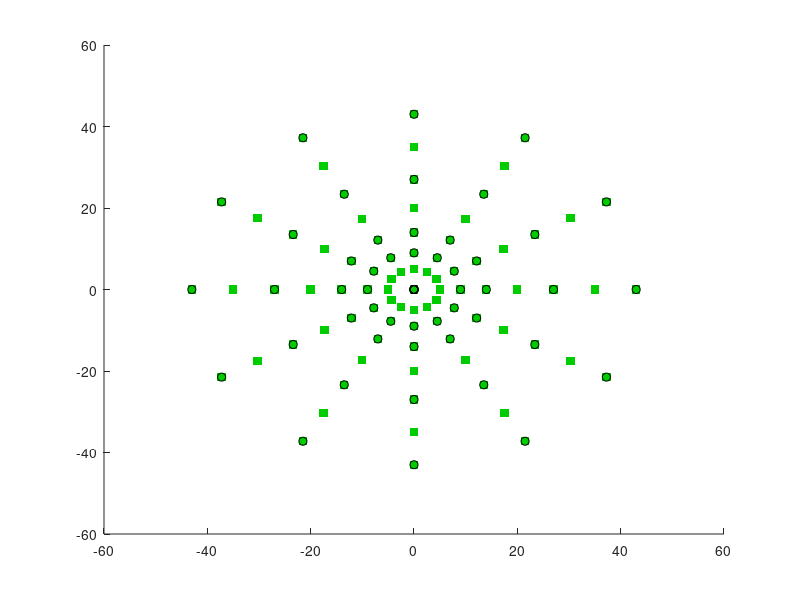
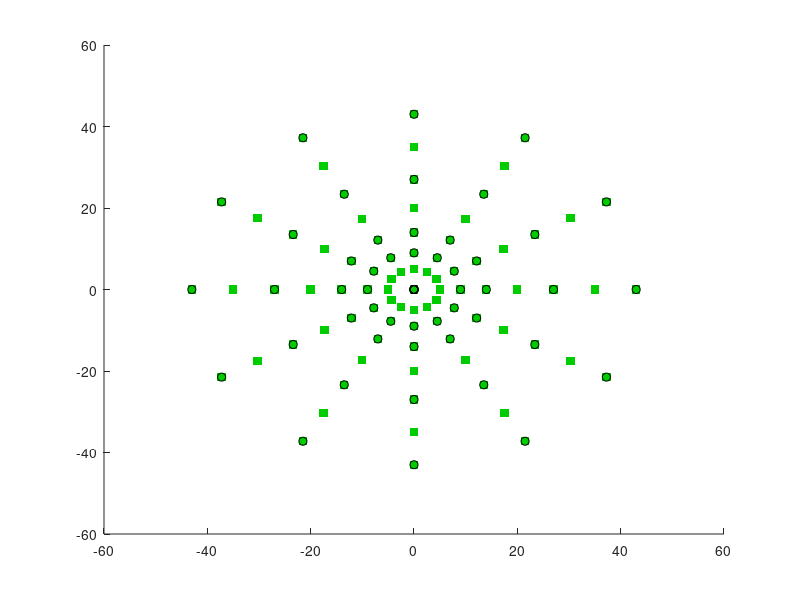
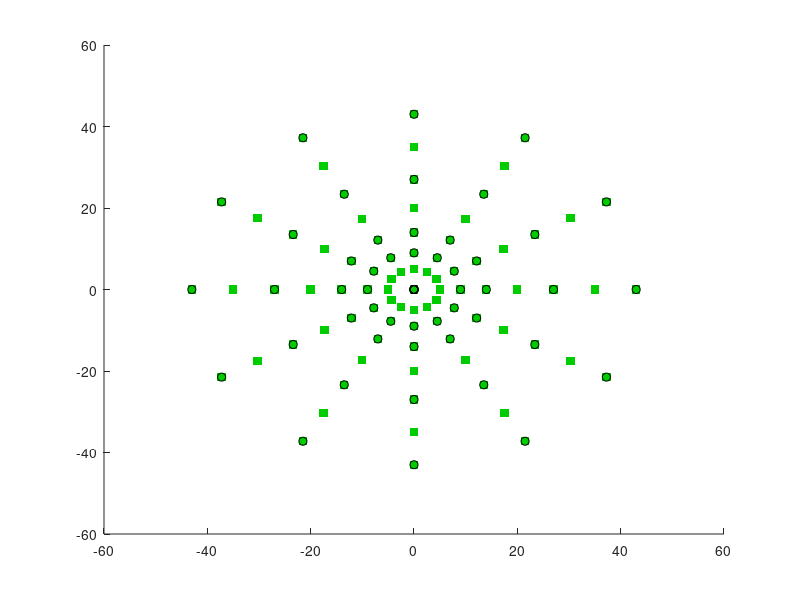
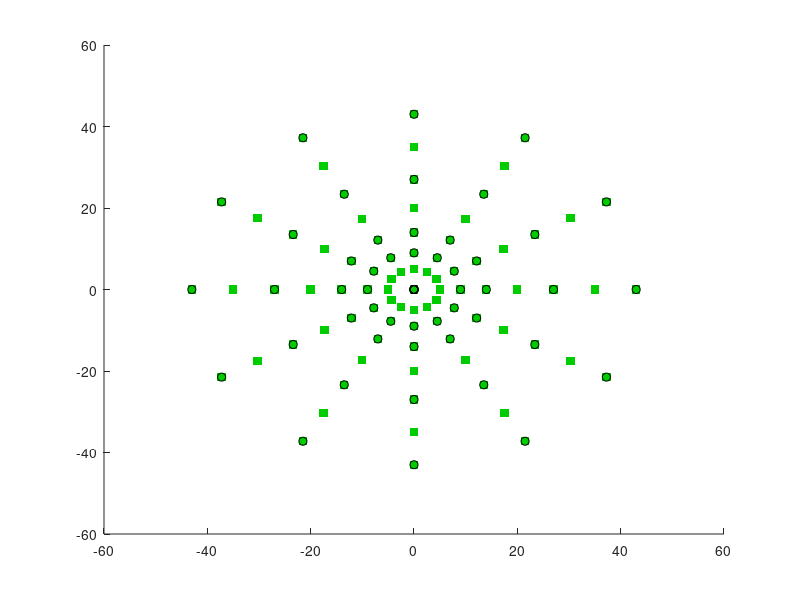

The MATLAB script that drew these images, in order: (Note: this script raises an error after producing the figures.)
%%
FLAGplot = true;
% Sky led locations
LEDSKY_RING=[0,5,9,14,20,27,35,43];
LEDSKY_SPOKE=[60 30 0 330 300 : -30 : 90];
% resize
ALL_Rings = repmat(LEDSKY_RING,numel(LEDSKY_SPOKE),1);
ALL_Spkes = repmat(LEDSKY_SPOKE',1,numel(LEDSKY_RING));
%%
% target position
Rs = [0,9,14,27,43];
Ss = [90 60 30 0 330 300 : -30 : 120];
Rings = repmat(Rs',1,numel(Ss));
Spkes = repmat(Ss,numel(Rs),1);
Rings = Rings(:);
Spkes = Spkes(:);

%% plot
if FLAGplot
    figure; hold on
    h=polar(deg2rad(ALL_Spkes),ALL_Rings,'sb');
    set(h,'markeredgecolor','none','markerfacecolor',[0 1 0].*.8)
    polar(deg2rad(Spkes),Rings,'ok')
    for I = 1:size(Rings,1)
        h1=polar(deg2rad(Spkes(I,1)),Rings(I,1),'or');
        set(h1,'markersize',15,'linewidth',3)
        drawnow
        delete(h1)
    end
    close
end
%% nearest led
LS = repmat(LEDSKY_RING,numel(Rings),1);
Tar = repmat(Rings,1,numel(LEDSKY_RING));
Irings = nan(numel(Rings),1);
[m,i]=min(abs([LS-Tar]),[],2);
for I = 1:numel(Rings)
    Irings(I) = i(I);
end
LS = repmat(LEDSKY_SPOKE,numel(Spkes),1);
Tar = repmat(Spkes,1,numel(LEDSKY_SPOKE));
Ispkes = nan(numel(Spkes),1);
[m,i]=min(abs([LS-Tar]),[],2);
for I = 1:numel(Rings)
    Ispkes(I) = i(I);
end
%%
if FLAGplot
    figure; hold on
    h=polar(deg2rad(ALL_Spkes),ALL_Rings,'sb');
    set(h,'markeredgecolor','none','markerfacecolor',[0 1 0].*.8)
    polar(deg2rad(Spkes),Rings,'ok')
    for I = 1:size(Rings,1)
        h1=polar(deg2rad(LEDSKY_SPOKE(Ispkes(I,1))),LEDSKY_RING(Irings(I,1)),'or');
        set(h1,'markersize',15,'linewidth',3)
        drawnow
        delete(h1)
    end
    close
end
%% change order and remove repeats
[u,i]=unique([Irings Ispkes],'rows');
u = sortrows(u,[2 1]);
%%
if FLAGplot
    figure; hold on
    h=polar(deg2rad(ALL_Spkes),ALL_Rings,'sb');
    set(h,'markeredgecolor','none','markerfacecolor',[0 1 0].*.8)
    polar(deg2rad(Spkes),Rings,'ok')
    for I = 1:size(u,1)
        h1=polar(deg2rad(LEDSKY_SPOKE(u(I,2))),LEDSKY_RING(u(I,1)),'or');
        set(h1,'markersize',15,'linewidth',3)
        drawnow
        delete(h1)
    end
    close
end
%% fix central LED
Irings=u(:,1);
Ispkes=u(:,2);
IxRings     = [Irings];
IxSpokes    = [Ispkes];

% always use spoke 1 when center
IxRings     = IxRings - 1; % 0 is center
sel = IxRings == 0;
IxSpokes(sel) = 0;
IxRings(sel) = 2; %2: green 1: red
% remove duplicates
[u2,i]=unique([IxSpokes IxRings],'rows');
IxSpokes = IxSpokes(sort(i),:);
IxRings = IxRings(sort(i),:);
%%
if FLAGplot
    figure; hold on
    h=polar(deg2rad(ALL_Spkes),ALL_Rings,'sb');
    set(h,'markeredgecolor','none','markerfacecolor',[0 1 0].*.8)
    polar(deg2rad(Spkes),Rings,'ok')
    for I = 1:size(u2,1)
        [a,e] = sky2azel(IxRings(I,1),IxSpokes(I,1));
        h1=plot(a,e,'or');
        set(h1,'markersize',15,'linewidth',3)
        pause(.1)
        delete(h1)
    end
    close
end
%% create Mtx
Ntar = size(IxRings,2);
Ntrl = size(IxRings,1);
IxRingSpokes = nan(Ntrl,Ntar*2);
IxRingSpokes(:,1:2:end)=IxRings;
IxRingSpokes(:,2:2:end)=IxSpokes;
Targets = [ones(Ntrl,1)*Ntar IxRingSpokes , zeros(Ntrl,21-(Ntar*2+1))];

% save
fn = ['D:\HumanMatlab\Tom\TrailList\headcoilcalibration_sky.mat'];
disp(fn)
save(fn,'Targets','-mat')
